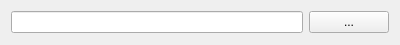
<?xml version="1.0" encoding="UTF-8"?>
<ui version="4.0">
 <class>MyFileChooser</class>
 <widget class="QWidget" name="MyFileChooser">
  <property name="geometry">
   <rect>
    <x>0</x>
    <y>0</y>
    <width>400</width>
    <height>45</height>
   </rect>
  </property>
  <property name="windowTitle">
   <string>Form</string>
  </property>
  <layout class="QHBoxLayout" name="horizontalLayout">
   <item>
    <widget class="QLineEdit" name="edtFileName"/>
   </item>
   <item>
    <widget class="QPushButton" name="btnChooseFile">
     <property name="text">
      <string>...</string>
     </property>
    </widget>
   </item>
  </layout>
 </widget>
 <resources/>
 <connections/>
</ui>
